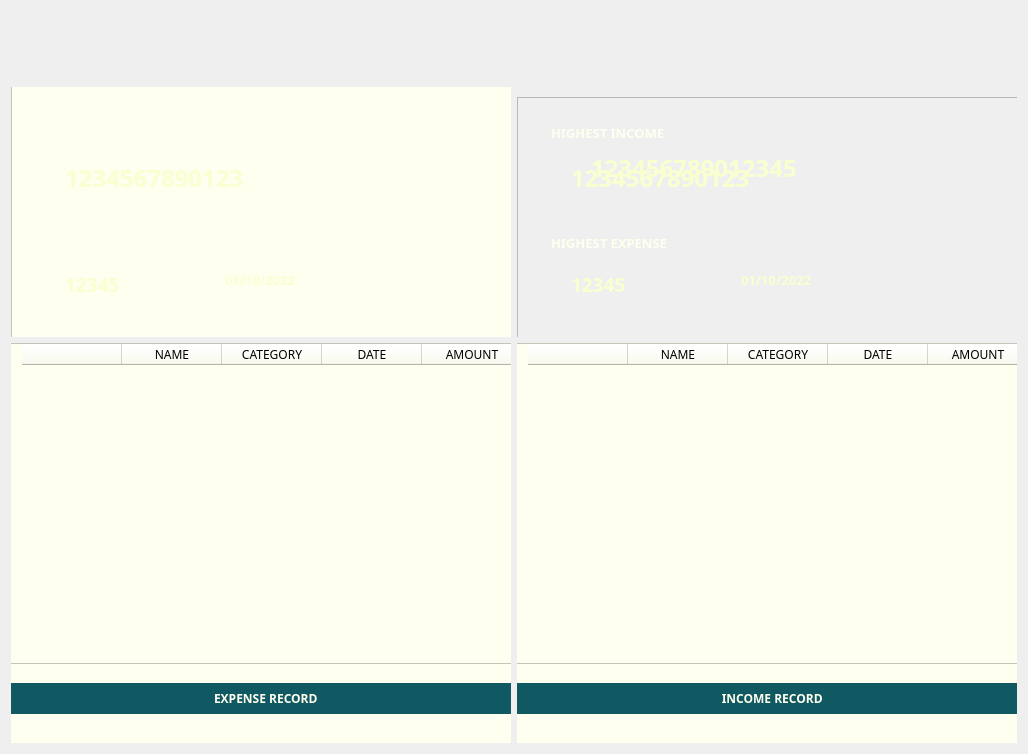
            <widget class="QWidget" name="statistics">
             <property name="minimumSize">
              <size>
               <width>300</width>
               <height>700</height>
              </size>
             </property>
             <property name="styleSheet">
              <string notr="true">padding-left: 30 px;</string>
             </property>
             <layout class="QFormLayout" name="formLayout_2">
              <item row="0" column="0" colspan="2">
               <widget class="QLabel" name="statistics_label">
                <property name="sizePolicy">
                 <sizepolicy hsizetype="Fixed" vsizetype="Fixed">
                  <horstretch>0</horstretch>
                  <verstretch>0</verstretch>
                 </sizepolicy>
                </property>
                <property name="minimumSize">
                 <size>
                  <width>925</width>
                  <height>70</height>
                 </size>
                </property>
                <property name="maximumSize">
                 <size>
                  <width>16777215</width>
                  <height>70</height>
                 </size>
                </property>
                <property name="font">
                 <font>
                  <family>Poppins</family>
                  <pointsize>9</pointsize>
                  <weight>75</weight>
                  <bold>true</bold>
                 </font>
                </property>
                <property name="styleSheet">
                 <string notr="true">background-image: url(:/background/assets/background/statistics_header.png);</string>
                </property>
                <property name="text">
                 <string/>
                </property>
               </widget>
              </item>
              <item row="1" column="0">
               <widget class="QWidget" name="ul_statistics" native="true">
                <property name="sizePolicy">
                 <sizepolicy hsizetype="Fixed" vsizetype="Fixed">
                  <horstretch>0</horstretch>
                  <verstretch>0</verstretch>
                 </sizepolicy>
                </property>
                <property name="minimumSize">
                 <size>
                  <width>500</width>
                  <height>250</height>
                 </size>
                </property>
                <property name="maximumSize">
                 <size>
                  <width>500</width>
                  <height>250</height>
                 </size>
                </property>
                <property name="styleSheet">
                 <string notr="true">background-color: rgb(254, 255, 239);</string>
                </property>
                <widget class="QFrame" name="frame_2">
                 <property name="geometry">
                  <rect>
                   <x>0</x>
                   <y>-10</y>
                   <width>501</width>
                   <height>291</height>
                  </rect>
                 </property>
                 <property name="styleSheet">
                  <string notr="true">background-image: url(:/icons/assets/background/high_expense.png);</string>
                 </property>
                 <property name="frameShape">
                  <enum>QFrame::StyledPanel</enum>
                 </property>
                 <property name="frameShadow">
                  <enum>QFrame::Raised</enum>
                 </property>
                 <widget class="QPlainTextEdit" name="highest_expense">
                  <property name="geometry">
                   <rect>
                    <x>20</x>
                    <y>80</y>
                    <width>501</width>
                    <height>61</height>
                   </rect>
                  </property>
                  <property name="font">
                   <font>
                    <family>Poppins SemiBold</family>
                    <pointsize>18</pointsize>
                    <weight>75</weight>
                    <bold>true</bold>
                   </font>
                  </property>
                  <property name="styleSheet">
                   <string notr="true">color: rgb(249, 255, 207);
background: transparent;
border: transparent;</string>
                  </property>
                  <property name="plainText">
                   <string>1234567890123</string>
                  </property>
                  <property name="placeholderText">
                   <string/>
                  </property>
                 </widget>
                 <widget class="QPlainTextEdit" name="expense_amt">
                  <property name="geometry">
                   <rect>
                    <x>20</x>
                    <y>190</y>
                    <width>161</width>
                    <height>51</height>
                   </rect>
                  </property>
                  <property name="font">
                   <font>
                    <family>Poppins</family>
                    <pointsize>14</pointsize>
                    <weight>75</weight>
                    <bold>true</bold>
                   </font>
                  </property>
                  <property name="styleSheet">
                   <string notr="true">color: rgb(249, 255, 207);
background: transparent;
border: transparent;</string>
                  </property>
                  <property name="plainText">
                   <string>12345</string>
                  </property>
                 </widget>
                 <widget class="QPlainTextEdit" name="expense_date_2">
                  <property name="geometry">
                   <rect>
                    <x>180</x>
                    <y>190</y>
                    <width>161</width>
                    <height>51</height>
                   </rect>
                  </property>
                  <property name="font">
                   <font>
                    <family>Poppins</family>
                    <pointsize>10</pointsize>
                    <weight>75</weight>
                    <bold>true</bold>
                   </font>
                  </property>
                  <property name="styleSheet">
                   <string notr="true">color: rgb(249, 255, 207);
background: transparent;
border: transparent;</string>
                  </property>
                  <property name="plainText">
                   <string>01/10/2022</string>
                  </property>
                 </widget>
                </widget>
               </widget>
              </item>
              <item row="4" column="0">
               <widget class="QWidget" name="lr_statistics" native="true">
                <property name="minimumSize">
                 <size>
                  <width>500</width>
                  <height>400</height>
                 </size>
                </property>
                <property name="maximumSize">
                 <size>
                  <width>500</width>
                  <height>400</height>
                 </size>
                </property>
                <property name="styleSheet">
                 <string notr="true">background-color: rgb(254, 255, 239);</string>
                </property>
                <widget class="QTableWidget" name="expense_table">
                 <property name="geometry">
                  <rect>
                   <x>-50</x>
                   <y>0</y>
                   <width>551</width>
                   <height>321</height>
                  </rect>
                 </property>
                 <property name="editTriggers">
                  <set>QAbstractItemView::AnyKeyPressed|QAbstractItemView::DoubleClicked</set>
                 </property>
                 <property name="wordWrap">
                  <bool>true</bool>
                 </property>
                 <column>
                  <property name="text">
                   <string/>
                  </property>
                 </column>
                 <column>
                  <property name="text">
                   <string>NAME</string>
                  </property>
                  <property name="font">
                   <font>
                    <family>Poppins</family>
                    <pointsize>9</pointsize>
                   </font>
                  </property>
                 </column>
                 <column>
                  <property name="text">
                   <string>CATEGORY</string>
                  </property>
                  <property name="font">
                   <font>
                    <family>Poppins Medium</family>
                    <pointsize>9</pointsize>
                   </font>
                  </property>
                 </column>
                 <column>
                  <property name="text">
                   <string>DATE</string>
                  </property>
                  <property name="font">
                   <font>
                    <family>Poppins</family>
                    <pointsize>9</pointsize>
                   </font>
                  </property>
                 </column>
                 <column>
                  <property name="text">
                   <string>AMOUNT</string>
                  </property>
                  <property name="font">
                   <font>
                    <family>Poppins</family>
                    <pointsize>9</pointsize>
                   </font>
                  </property>
                 </column>
                </widget>
                <widget class="QLabel" name="label_7">
                 <property name="geometry">
                  <rect>
                   <x>0</x>
                   <y>340</y>
                   <width>501</width>
                   <height>31</height>
                  </rect>
                 </property>
                 <property name="font">
                  <font>
                   <family>Poppins SemiBold</family>
                   <pointsize>9</pointsize>
                   <weight>75</weight>
                   <bold>true</bold>
                  </font>
                 </property>
                 <property name="styleSheet">
                  <string notr="true">color: rgb(254, 255, 239);
background-color: rgb(16, 89, 99);
padding-left: 200 px;</string>
                 </property>
                 <property name="text">
                  <string>EXPENSE RECORD</string>
                 </property>
                </widget>
               </widget>
              </item>
              <item row="4" column="1">
               <widget class="QWidget" name="ll_statistics" native="true">
                <property name="minimumSize">
                 <size>
                  <width>500</width>
                  <height>400</height>
                 </size>
                </property>
                <property name="maximumSize">
                 <size>
                  <width>500</width>
                  <height>400</height>
                 </size>
                </property>
                <property name="styleSheet">
                 <string notr="true">background-color: rgb(254, 255, 239);</string>
                </property>
                <widget class="QLabel" name="label_10">
                 <property name="geometry">
                  <rect>
                   <x>0</x>
                   <y>340</y>
                   <width>501</width>
                   <height>31</height>
                  </rect>
                 </property>
                 <property name="font">
                  <font>
                   <family>Poppins SemiBold</family>
                   <pointsize>9</pointsize>
                   <weight>75</weight>
                   <bold>true</bold>
                  </font>
                 </property>
                 <property name="styleSheet">
                  <string notr="true">color: rgb(254, 255, 239);
background-color: rgb(16, 89, 99);
padding-left: 180 px;</string>
                 </property>
                 <property name="text">
                  <string>       INCOME RECORD</string>
                 </property>
                </widget>
                <widget class="QTableWidget" name="income_table">
                 <property name="geometry">
                  <rect>
                   <x>-50</x>
                   <y>0</y>
                   <width>561</width>
                   <height>321</height>
                  </rect>
                 </property>
                 <property name="editTriggers">
                  <set>QAbstractItemView::AnyKeyPressed|QAbstractItemView::DoubleClicked</set>
                 </property>
                 <property name="wordWrap">
                  <bool>true</bool>
                 </property>
                 <column>
                  <property name="text">
                   <string/>
                  </property>
                 </column>
                 <column>
                  <property name="text">
                   <string>NAME</string>
                  </property>
                  <property name="font">
                   <font>
                    <family>Poppins</family>
                    <pointsize>9</pointsize>
                   </font>
                  </property>
                 </column>
                 <column>
                  <property name="text">
                   <string>CATEGORY</string>
                  </property>
                  <property name="font">
                   <font>
                    <family>Poppins Medium</family>
                    <pointsize>9</pointsize>
                   </font>
                  </property>
                 </column>
                 <column>
                  <property name="text">
                   <string>DATE</string>
                  </property>
                  <property name="font">
                   <font>
                    <family>Poppins</family>
                    <pointsize>9</pointsize>
                   </font>
                  </property>
                 </column>
                 <column>
                  <property name="text">
                   <string>AMOUNT</string>
                  </property>
                  <property name="font">
                   <font>
                    <family>Poppins</family>
                    <pointsize>9</pointsize>
                   </font>
                  </property>
                 </column>
                </widget>
               </widget>
              </item>
              <item row="1" column="1">
               <widget class="QWidget" name="ur_statistics" native="true">
                <property name="sizePolicy">
                 <sizepolicy hsizetype="Fixed" vsizetype="Fixed">
                  <horstretch>0</horstretch>
                  <verstretch>0</verstretch>
                 </sizepolicy>
                </property>
                <property name="minimumSize">
                 <size>
                  <width>500</width>
                  <height>250</height>
                 </size>
                </property>
                <property name="maximumSize">
                 <size>
                  <width>500</width>
                  <height>250</height>
                 </size>
                </property>
                <property name="styleSheet">
                 <string notr="true"/>
                </property>
                <widget class="QPlainTextEdit" name="highest_income">
                 <property name="geometry">
                  <rect>
                   <x>40</x>
                   <y>60</y>
                   <width>491</width>
                   <height>61</height>
                  </rect>
                 </property>
                 <property name="font">
                  <font>
                   <family>Poppins SemiBold</family>
                   <pointsize>18</pointsize>
                   <weight>75</weight>
                   <bold>true</bold>
                  </font>
                 </property>
                 <property name="styleSheet">
                  <string notr="true">color: rgb(249, 255, 207);
background: transparent;
border: transparent;</string>
                 </property>
                 <property name="plainText">
                  <string>123456789012345</string>
                 </property>
                 <property name="placeholderText">
                  <string/>
                 </property>
                </widget>
                <widget class="QLabel" name="label_9">
                 <property name="geometry">
                  <rect>
                   <x>0</x>
                   <y>20</y>
                   <width>491</width>
                   <height>51</height>
                  </rect>
                 </property>
                 <property name="font">
                  <font>
                   <family>Poppins SemiBold</family>
                   <pointsize>10</pointsize>
                   <weight>75</weight>
                   <bold>true</bold>
                  </font>
                 </property>
                 <property name="styleSheet">
                  <string notr="true">color: rgb(254, 255, 239);
background: transparent;
border: transparent;</string>
                 </property>
                 <property name="text">
                  <string>HIGHEST INCOME</string>
                 </property>
                </widget>
                <widget class="QLabel" name="label_11">
                 <property name="geometry">
                  <rect>
                   <x>0</x>
                   <y>130</y>
                   <width>491</width>
                   <height>51</height>
                  </rect>
                 </property>
                 <property name="font">
                  <font>
                   <family>Poppins SemiBold</family>
                   <pointsize>10</pointsize>
                   <weight>75</weight>
                   <bold>true</bold>
                  </font>
                 </property>
                 <property name="styleSheet">
                  <string notr="true">color: rgb(254, 255, 239);
background: transparent;
border: transparent;</string>
                 </property>
                 <property name="text">
                  <string>HIGHEST EXPENSE</string>
                 </property>
                </widget>
                <widget class="QFrame" name="frame_3">
                 <property name="geometry">
                  <rect>
                   <x>0</x>
                   <y>10</y>
                   <width>501</width>
                   <height>271</height>
                  </rect>
                 </property>
                 <property name="styleSheet">
                  <string notr="true">background-image: url(:/icons/assets/background/high_income.png);</string>
                 </property>
                 <property name="frameShape">
                  <enum>QFrame::StyledPanel</enum>
                 </property>
                 <property name="frameShadow">
                  <enum>QFrame::Raised</enum>
                 </property>
                 <widget class="QPlainTextEdit" name="highest_income_2">
                  <property name="geometry">
                   <rect>
                    <x>20</x>
                    <y>60</y>
                    <width>501</width>
                    <height>61</height>
                   </rect>
                  </property>
                  <property name="font">
                   <font>
                    <family>Poppins SemiBold</family>
                    <pointsize>18</pointsize>
                    <weight>75</weight>
                    <bold>true</bold>
                   </font>
                  </property>
                  <property name="styleSheet">
                   <string notr="true">color: rgb(249, 255, 207);
background: transparent;
border: transparent;</string>
                  </property>
                  <property name="plainText">
                   <string>1234567890123</string>
                  </property>
                  <property name="placeholderText">
                   <string/>
                  </property>
                 </widget>
                 <widget class="QPlainTextEdit" name="income_date_2">
                  <property name="geometry">
                   <rect>
                    <x>190</x>
                    <y>170</y>
                    <width>161</width>
                    <height>51</height>
                   </rect>
                  </property>
                  <property name="font">
                   <font>
                    <family>Poppins</family>
                    <pointsize>10</pointsize>
                    <weight>75</weight>
                    <bold>true</bold>
                   </font>
                  </property>
                  <property name="styleSheet">
                   <string notr="true">color: rgb(249, 255, 207);
background: transparent;
border: transparent;</string>
                  </property>
                  <property name="plainText">
                   <string>01/10/2022</string>
                  </property>
                 </widget>
                 <widget class="QPlainTextEdit" name="income_amt">
                  <property name="geometry">
                   <rect>
                    <x>20</x>
                    <y>170</y>
                    <width>161</width>
                    <height>51</height>
                   </rect>
                  </property>
                  <property name="font">
                   <font>
                    <family>Poppins</family>
                    <pointsize>14</pointsize>
                    <weight>75</weight>
                    <bold>true</bold>
                   </font>
                  </property>
                  <property name="styleSheet">
                   <string notr="true">color: rgb(249, 255, 207);
background: transparent;
border: transparent;</string>
                  </property>
                  <property name="plainText">
                   <string>12345</string>
                  </property>
                 </widget>
                </widget>
               </widget>
              </item>
             </layout>
            </widget>
